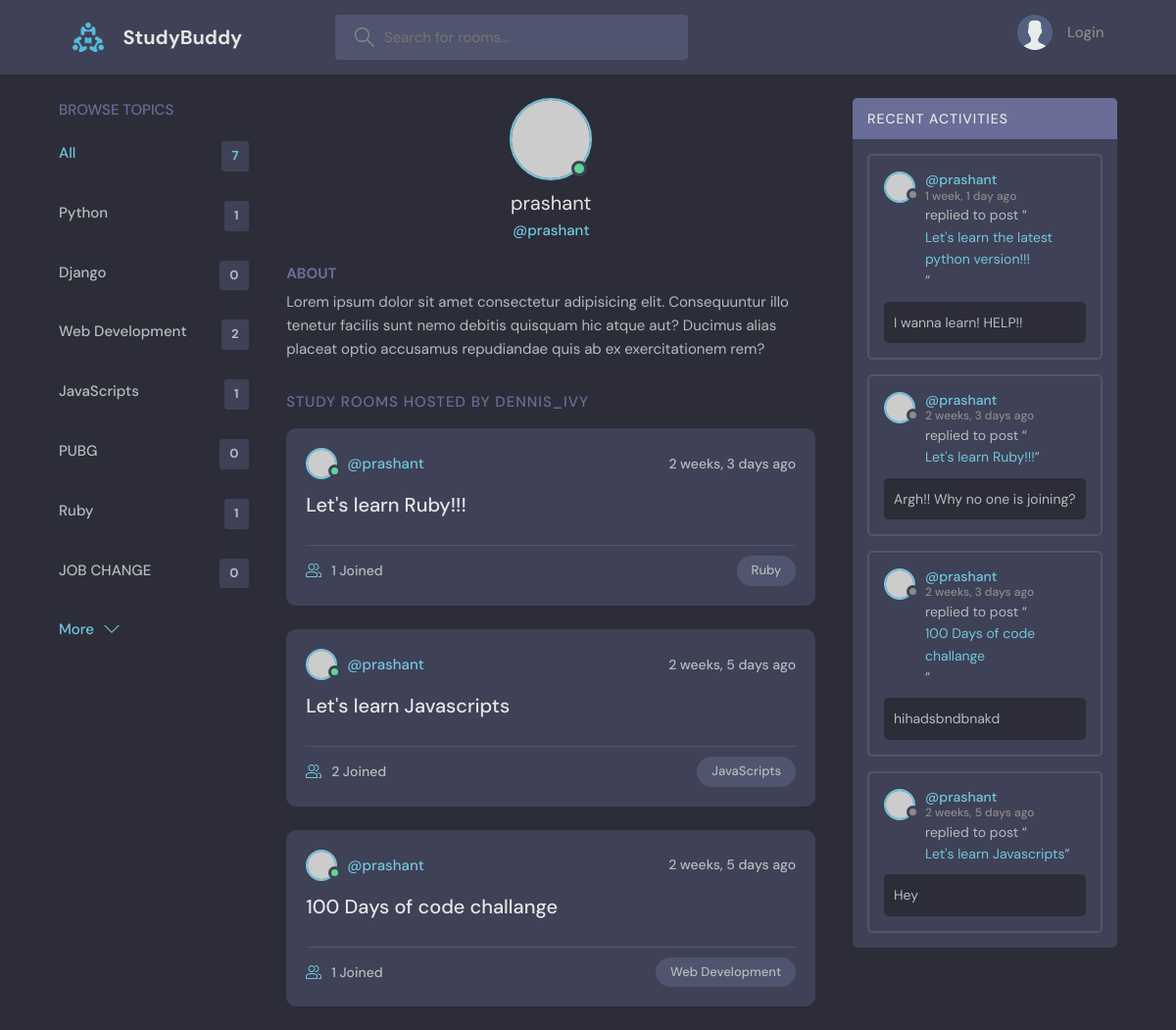
Page /profile/1/ on the committed database.
### base/models.py (models this page shows, shortened)
class Topic(models.Model):
    name = models.CharField(max_length=200)

class Room(models.Model):
    host = models.ForeignKey(User, on_delete=models.SET_NULL, null=True)
    topic = models.ForeignKey(Topic, on_delete=models.SET_NULL, null=True)
    name = models.CharField(max_length=200)
    description = models.TextField(null=True, blank=True)
    participants = models.ManyToManyField(User, related_name='participants', blank=True)
    updated = models.DateTimeField(auto_now=True)
    created = models.DateTimeField(auto_now_add=True)
    class Meta:
        ordering = ['-updated', '-created']
    def __str__(self) -> str:
        return self.name

class Message(models.Model):
    user = models.ForeignKey(User, on_delete=models.CASCADE)
    room = models.ForeignKey(Room, on_delete=models.CASCADE)
    body = models.TextField()
    updated = models.DateTimeField(auto_now=True)
    created = models.DateTimeField(auto_now_add=True)
    class Meta:
        ordering = ['-updated', '-created']
    def __str__(self) -> str:
        return self.body[:50]

### base/views.py (the view)
# urls.py: path('profile/<str:pk>/', views.userProfile, name = 'profile'),
def userProfile(request, pk):
    user = User.objects.get(id=pk)
    rooms = user.room_set.all()
    topics = Topic.objects.all()
    messages = user.message_set.all()
    context = {'user': user, 'rooms': rooms, 'topics': topics, 'messages':messages}
    return render(request, 'base/profile.html', context)

### base/templates/base/profile.html (shortened to what this page needs)
{% extends "main.html" %}
{% block content %}
  <main class="profile-page layout layout--3">
    <div class="container">
      {% include 'base/topics_component.html' %}
      <div class="roomList">
        <div class="profile">
          <div class="profile__avatar">
            <div class="avatar avatar--large active">
              <img src="https://randomuser.me/api/portraits/men/11.jpg" />
            </div>
          </div>
          <div class="profile__info">
            <h3>{{user.username}}</h3>
            <p>@{{user}}</p>
          </div>
          <div class="profile__about">
            <h3>About</h3>
            <p>
              Lorem ipsum dolor sit amet consectetur adipisicing elit. Consequuntur illo tenetur
              facilis sunt nemo debitis quisquam hic atque aut? Ducimus alias placeat optio
              accusamus repudiandae quis ab ex exercitationem rem?
            </p>
          </div>
        </div>
        <div class="roomList__header">
          <div>
            <h2>Study Rooms Hosted by dennis_ivy</a>
            </h2>
          </div>
        </div>
        {% include 'base/feed_component.html' %}
      </div>
      {% include 'base/activity_component.html' %}
    </div>
  </main>
{% endblock content %}

### templates/main.html (shortened to what this page needs)
<!DOCTYPE html>
{% load static %}
<html lang="en">
  <head>
    <link rel="stylesheet" href="{% static 'styles/style.css' %}" />
  </head>
  <body>
    {% include "navbar.html" %}
    {% block content %}
    {% endblock content %}
  </body>
</html>

### templates/navbar.html (shortened to what this page needs)
{% load static %}
<header class="header header--loggedIn">
    <div class="container">
      <a href="{% url 'home' %}" class="header__logo">
        <img src="{% static 'images/logo.svg' %}" />
        <h1>StudyBuddy</h1>
      </a>
      <form class="header__search" method="GET" action="{% url 'home' %}">
        <label>
          <input name='q' placeholder="Search for rooms..." />
        </label>
      </form>
      <nav class="header__menu">
        {% if request.user.is_authenticated %}
        <div class="header__user">
          <a href="{% url 'profile' request.user.id %}">
            <div class="avatar avatar--medium active">
              <img src="https://randomuser.me/api/portraits/men/37.jpg" />
            </div>
            <p>{{request.user.username}}<span>@{{request.user.username}}</span></p>
          </a>
          <button class="dropdown-button">
            <svg version="1.1" xmlns="http://www.w3.org/2000/svg" width="32" height="32" viewBox="0 0 32 32">
              <title>chevron-down</title>
              <path d="M16 21l-13-13h-3l16 16 16-16h-3l-13 13z"></path>
            </svg>
          </button>
        </div>
        {% else %}
        <a href="{% url 'login' %}">
            <img src="{% static 'images/avatar.svg' %}" />
            <p>Login</p>
        </a>
        {% endif %}
      </nav>
    </div>
  </header>

### base/templates/base/topics_component.html
<div class="topics">
    <div class="topics__header">
      <h2>Browse Topics</h2>
    </div>
    <ul class="topics__list">
      <li>
        <a href="{% url 'home' %}" class="active">All <span>{{topics.count}}</span></a>
      </li>
      {% for topic in topics %}
        <li>
            <a href="{% url 'home' %}?q={{topic.name}}"> {{topic.name}} <span>{{topic.room_set.all.count}}</span></a>
        </li>
      {% endfor %}
    </ul>
    <a class="btn btn--link" href="topics.html">
      More
      <svg version="1.1" xmlns="http://www.w3.org/2000/svg" width="32" height="32" viewBox="0 0 32 32">
        <title>chevron-down</title>
        <path d="M16 21l-13-13h-3l16 16 16-16h-3l-13 13z"></path>
      </svg>
    </a>
  </div>

### base/templates/base/feed_component.html (shortened to what this page needs)
{% for room in rooms %}
    <div class="roomListRoom">
      <div class="roomListRoom__header">
        <a href="{% url 'profile' room.host.id %}" class="roomListRoom__author">
          <div class="avatar avatar--small active">
            <img src="https://randomuser.me/api/portraits/men/11.jpg" />
          </div>
          <span>@{{room.host.username}}</span>
        </a>
        <div class="roomListRoom__actions">
          <span>{{room.created | timesince}} ago</span>
        </div>
      </div>
      <div class="roomListRoom__content">
        <a href="{% url 'room' room.id %}">{{room.name}}</a>
      </div>
      <div class="roomListRoom__meta">
        <a href="{% url 'room' room.id %}" class="roomListRoom__joined">
          {{room.participants.all.count}} Joined
        </a>
        <p class="roomListRoom__topic">{{room.topic.name}}</p>
      </div>
    </div>
{% endfor %}

### base/templates/base/activity_component.html (shortened to what this page needs)
<div class="activities">
    <div class="activities__header">
      <h2>Recent Activities</h2>
    </div>
    {% for message in messages %}
    <div class="activities__box">
      <div class="activities__boxHeader roomListRoom__header">
        <a href="{% url 'profile' message.user.id %}" class="roomListRoom__author">
          <div class="avatar avatar--small">
            <img src="https://randomuser.me/api/portraits/women/11.jpg" />
          </div>
          <p>
            @{{message.user}}
            <span>{{message.created | timesince}} ago</span>
          </p>
        </a>
      </div>
      <div class="activities__boxContent">
        <p>replied to post “<a href="{% url 'room' message.room.id %}">{{message.room.name}}</a>”</p>
        <div class="activities__boxRoomContent">
          {{message.body}}
        </div>
      </div>
    </div>
    {% endfor %}
  </div>

### rows in the picture
Topic: name "Python", room_set.all.count "1"
Topic: name "Django", room_set.all.count "0"
Topic: name "Web Development", room_set.all.count "2"
Topic: name "JavaScripts", room_set.all.count "1"
Topic: name "PUBG", room_set.all.count "0"
Topic: name "Ruby", room_set.all.count "1"
Topic: name "JOB CHANGE", room_set.all.count "0"
Room: host.username "prashant", created "2 weeks, 3 days", name "Let's learn Ruby!!!", participants.all.count "1", topic.name "Ruby"
Room: host.username "prashant", created "2 weeks, 5 days", name "Let's learn Javascripts", participants.all.count "2", topic.name "JavaScripts"
Room: host.username "prashant", created "2 weeks, 5 days", name "100 Days of code challange", participants.all.count "1", topic.name "Web Development"
Message: user "prashant", created "1 week, 1 day", room.name "Let's learn the latest python version!!!", body "I wanna learn! HELP!!"
Message: user "prashant", created "2 weeks, 3 days", room.name "Let's learn Ruby!!!", body "Argh!! Why no one is joining?"
Message: user "prashant", created "2 weeks, 3 days", room.name "100 Days of code challange", body "hihadsbndbnakd"
Message: user "prashant", created "2 weeks, 5 days", room.name "Let's learn Javascripts", body "Hey"

### other values in the picture
{{ topics.count }} "7"
{{ user.username }} "prashant"
{{ user }} "prashant"
